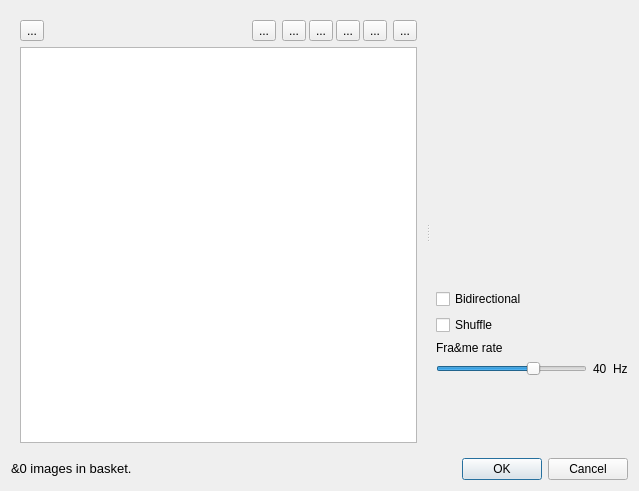
<?xml version="1.0" encoding="UTF-8"?>
<ui version="4.0">
 <class>BasketSelectionDialog</class>
 <widget class="QDialog" name="BasketSelectionDialog">
  <property name="geometry">
   <rect>
    <x>0</x>
    <y>0</y>
    <width>639</width>
    <height>491</height>
   </rect>
  </property>
  <property name="windowTitle">
   <string>GLMixer - New Basket source</string>
  </property>
  <property name="windowIcon">
   <iconset resource="../icons.qrc">
    <normaloff>:/glmixer/icons/glmixer.png</normaloff>:/glmixer/icons/glmixer.png</iconset>
  </property>
  <layout class="QVBoxLayout" name="layoutglobal">
   <item>
    <widget class="QSplitter" name="splitter">
     <property name="sizePolicy">
      <sizepolicy hsizetype="Expanding" vsizetype="Expanding">
       <horstretch>0</horstretch>
       <verstretch>0</verstretch>
      </sizepolicy>
     </property>
     <property name="orientation">
      <enum>Qt::Horizontal</enum>
     </property>
     <property name="childrenCollapsible">
      <bool>false</bool>
     </property>
     <widget class="QFrame" name="leftFrame">
      <property name="frameShape">
       <enum>QFrame::NoFrame</enum>
      </property>
      <property name="frameShadow">
       <enum>QFrame::Raised</enum>
      </property>
      <layout class="QVBoxLayout" name="leftLayout">
       <item>
        <layout class="QHBoxLayout" name="horizontalLayout">
         <item>
          <widget class="QToolButton" name="addImages">
           <property name="toolTip">
            <string>open files</string>
           </property>
           <property name="text">
            <string>...</string>
           </property>
           <property name="icon">
            <iconset resource="../icons.qrc">
             <normaloff>:/glmixer/icons/folderopen.png</normaloff>:/glmixer/icons/folderopen.png</iconset>
           </property>
           <property name="iconSize">
            <size>
             <width>24</width>
             <height>24</height>
            </size>
           </property>
          </widget>
         </item>
         <item>
          <spacer name="horizontalSpacer">
           <property name="orientation">
            <enum>Qt::Horizontal</enum>
           </property>
           <property name="sizeHint" stdset="0">
            <size>
             <width>40</width>
             <height>20</height>
            </size>
           </property>
          </spacer>
         </item>
         <item>
          <widget class="QToolButton" name="orderAlphanumeric">
           <property name="toolTip">
            <string>sort alphabetically</string>
           </property>
           <property name="text">
            <string>...</string>
           </property>
           <property name="icon">
            <iconset resource="../icons.qrc">
             <normaloff>:/glmixer/icons/orderalpha.png</normaloff>:/glmixer/icons/orderalpha.png</iconset>
           </property>
           <property name="iconSize">
            <size>
             <width>24</width>
             <height>24</height>
            </size>
           </property>
          </widget>
         </item>
         <item>
          <widget class="QWidget" name="itemActions" native="true">
           <property name="enabled">
            <bool>true</bool>
           </property>
           <layout class="QHBoxLayout" name="itemsButtonsLayout">
            <property name="spacing">
             <number>3</number>
            </property>
            <property name="leftMargin">
             <number>0</number>
            </property>
            <property name="topMargin">
             <number>0</number>
            </property>
            <property name="rightMargin">
             <number>0</number>
            </property>
            <property name="bottomMargin">
             <number>0</number>
            </property>
            <item>
             <widget class="QToolButton" name="duplicateCurrentImage">
              <property name="toolTip">
               <string>Duplicate</string>
              </property>
              <property name="text">
               <string>...</string>
              </property>
              <property name="icon">
               <iconset resource="../icons.qrc">
                <normaloff>:/glmixer/icons/edit-copy.png</normaloff>:/glmixer/icons/edit-copy.png</iconset>
              </property>
              <property name="iconSize">
               <size>
                <width>24</width>
                <height>24</height>
               </size>
              </property>
             </widget>
            </item>
            <item>
             <widget class="QToolButton" name="moveUp">
              <property name="enabled">
               <bool>true</bool>
              </property>
              <property name="toolTip">
               <string>move up</string>
              </property>
              <property name="text">
               <string>...</string>
              </property>
              <property name="icon">
               <iconset resource="../icons.qrc">
                <normaloff>:/glmixer/icons/uparrow.png</normaloff>:/glmixer/icons/uparrow.png</iconset>
              </property>
              <property name="iconSize">
               <size>
                <width>12</width>
                <height>24</height>
               </size>
              </property>
             </widget>
            </item>
            <item>
             <widget class="QToolButton" name="moveDown">
              <property name="enabled">
               <bool>true</bool>
              </property>
              <property name="toolTip">
               <string>move down</string>
              </property>
              <property name="text">
               <string>...</string>
              </property>
              <property name="icon">
               <iconset resource="../icons.qrc">
                <normaloff>:/glmixer/icons/downarrow.png</normaloff>:/glmixer/icons/downarrow.png</iconset>
              </property>
              <property name="iconSize">
               <size>
                <width>12</width>
                <height>24</height>
               </size>
              </property>
             </widget>
            </item>
            <item>
             <widget class="QToolButton" name="removeCurrentImage">
              <property name="enabled">
               <bool>true</bool>
              </property>
              <property name="toolTip">
               <string>remove</string>
              </property>
              <property name="text">
               <string>...</string>
              </property>
              <property name="icon">
               <iconset resource="../icons.qrc">
                <normaloff>:/glmixer/icons/fileclose.png</normaloff>:/glmixer/icons/fileclose.png</iconset>
              </property>
              <property name="iconSize">
               <size>
                <width>24</width>
                <height>24</height>
               </size>
              </property>
             </widget>
            </item>
           </layout>
          </widget>
         </item>
         <item>
          <widget class="QToolButton" name="clearBasket">
           <property name="toolTip">
            <string>Clear list</string>
           </property>
           <property name="text">
            <string>...</string>
           </property>
           <property name="icon">
            <iconset resource="../icons.qrc">
             <normaloff>:/glmixer/icons/clean.png</normaloff>:/glmixer/icons/clean.png</iconset>
           </property>
           <property name="iconSize">
            <size>
             <width>24</width>
             <height>24</height>
            </size>
           </property>
          </widget>
         </item>
        </layout>
       </item>
       <item>
        <widget class="QListWidget" name="basket">
         <property name="sizePolicy">
          <sizepolicy hsizetype="Expanding" vsizetype="Expanding">
           <horstretch>0</horstretch>
           <verstretch>0</verstretch>
          </sizepolicy>
         </property>
         <property name="editTriggers">
          <set>QAbstractItemView::NoEditTriggers</set>
         </property>
         <property name="dragEnabled">
          <bool>true</bool>
         </property>
         <property name="dragDropMode">
          <enum>QAbstractItemView::InternalMove</enum>
         </property>
         <property name="selectionMode">
          <enum>QAbstractItemView::ContiguousSelection</enum>
         </property>
         <property name="iconSize">
          <size>
           <width>128</width>
           <height>64</height>
          </size>
         </property>
         <property name="verticalScrollMode">
          <enum>QAbstractItemView::ScrollPerPixel</enum>
         </property>
         <property name="horizontalScrollMode">
          <enum>QAbstractItemView::ScrollPerPixel</enum>
         </property>
         <property name="spacing">
          <number>4</number>
         </property>
         <property name="uniformItemSizes">
          <bool>true</bool>
         </property>
         <property name="wordWrap">
          <bool>true</bool>
         </property>
         <property name="selectionRectVisible">
          <bool>true</bool>
         </property>
        </widget>
       </item>
      </layout>
     </widget>
     <widget class="QFrame" name="rightFrame">
      <property name="sizePolicy">
       <sizepolicy hsizetype="Expanding" vsizetype="Expanding">
        <horstretch>0</horstretch>
        <verstretch>0</verstretch>
       </sizepolicy>
      </property>
      <property name="frameShape">
       <enum>QFrame::NoFrame</enum>
      </property>
      <property name="frameShadow">
       <enum>QFrame::Raised</enum>
      </property>
      <layout class="QVBoxLayout" name="verticalLayout_4">
       <property name="leftMargin">
        <number>6</number>
       </property>
       <property name="topMargin">
        <number>0</number>
       </property>
       <property name="rightMargin">
        <number>0</number>
       </property>
       <property name="bottomMargin">
        <number>0</number>
       </property>
       <item>
        <widget class="SourceDisplayWidget" name="preview" native="true">
         <property name="sizePolicy">
          <sizepolicy hsizetype="Expanding" vsizetype="Expanding">
           <horstretch>0</horstretch>
           <verstretch>0</verstretch>
          </sizepolicy>
         </property>
         <property name="minimumSize">
          <size>
           <width>0</width>
           <height>90</height>
          </size>
         </property>
        </widget>
       </item>
       <item>
        <widget class="QCheckBox" name="bidirectional">
         <property name="text">
          <string>Bidirectional</string>
         </property>
         <property name="icon">
          <iconset resource="../icons.qrc">
           <normaloff>:/glmixer/icons/media-bidirection.png</normaloff>:/glmixer/icons/media-bidirection.png</iconset>
         </property>
         <property name="iconSize">
          <size>
           <width>24</width>
           <height>24</height>
          </size>
         </property>
        </widget>
       </item>
       <item>
        <widget class="QCheckBox" name="shuffle">
         <property name="text">
          <string>Shuffle</string>
         </property>
         <property name="icon">
          <iconset resource="../icons.qrc">
           <normaloff>:/glmixer/icons/media-shuffle.png</normaloff>:/glmixer/icons/media-shuffle.png</iconset>
         </property>
         <property name="iconSize">
          <size>
           <width>24</width>
           <height>24</height>
          </size>
         </property>
        </widget>
       </item>
       <item>
        <widget class="QLabel" name="label">
         <property name="text">
          <string>Fra&amp;me rate</string>
         </property>
        </widget>
       </item>
       <item>
        <layout class="QHBoxLayout" name="horizontalLayout_2">
         <item>
          <widget class="QSlider" name="frequencySlider">
           <property name="enabled">
            <bool>true</bool>
           </property>
           <property name="minimum">
            <number>1</number>
           </property>
           <property name="maximum">
            <number>60</number>
           </property>
           <property name="value">
            <number>40</number>
           </property>
           <property name="orientation">
            <enum>Qt::Horizontal</enum>
           </property>
          </widget>
         </item>
         <item>
          <widget class="QLabel" name="value">
           <property name="enabled">
            <bool>true</bool>
           </property>
           <property name="text">
            <string notr="true">40</string>
           </property>
          </widget>
         </item>
         <item>
          <widget class="QLabel" name="fps">
           <property name="enabled">
            <bool>true</bool>
           </property>
           <property name="text">
            <string notr="true">Hz</string>
           </property>
          </widget>
         </item>
        </layout>
       </item>
       <item>
        <widget class="SizeSelectionWidget" name="sizeselection" native="true">
         <property name="sizePolicy">
          <sizepolicy hsizetype="Expanding" vsizetype="Preferred">
           <horstretch>0</horstretch>
           <verstretch>0</verstretch>
          </sizepolicy>
         </property>
        </widget>
       </item>
       <item>
        <spacer name="verticalSpacer">
         <property name="orientation">
          <enum>Qt::Vertical</enum>
         </property>
         <property name="sizeType">
          <enum>QSizePolicy::Preferred</enum>
         </property>
         <property name="sizeHint" stdset="0">
          <size>
           <width>20</width>
           <height>70</height>
          </size>
         </property>
        </spacer>
       </item>
      </layout>
     </widget>
    </widget>
   </item>
   <item>
    <layout class="QHBoxLayout" name="horizontalLayout_3">
     <item>
      <widget class="QLabel" name="informationLabel">
       <property name="sizePolicy">
        <sizepolicy hsizetype="Expanding" vsizetype="Maximum">
         <horstretch>0</horstretch>
         <verstretch>0</verstretch>
        </sizepolicy>
       </property>
       <property name="styleSheet">
        <string notr="true">font:  10pt ;</string>
       </property>
       <property name="text">
        <string>&amp;0 images in basket.</string>
       </property>
       <property name="alignment">
        <set>Qt::AlignLeading|Qt::AlignLeft|Qt::AlignVCenter</set>
       </property>
      </widget>
     </item>
     <item>
      <widget class="QDialogButtonBox" name="buttonBox">
       <property name="orientation">
        <enum>Qt::Horizontal</enum>
       </property>
       <property name="standardButtons">
        <set>QDialogButtonBox::Cancel|QDialogButtonBox::Ok</set>
       </property>
      </widget>
     </item>
    </layout>
   </item>
  </layout>
 </widget>
 <customwidgets>
  <customwidget>
   <class>SourceDisplayWidget</class>
   <extends>QWidget</extends>
   <header>SourceDisplayWidget.h</header>
   <container>1</container>
  </customwidget>
  <customwidget>
   <class>SizeSelectionWidget</class>
   <extends>QWidget</extends>
   <header>SizeSelectionWidget.h</header>
   <container>1</container>
   <slots>
    <signal>sizeChanged()</signal>
   </slots>
  </customwidget>
 </customwidgets>
 <resources>
  <include location="../icons.qrc"/>
 </resources>
 <connections>
  <connection>
   <sender>buttonBox</sender>
   <signal>accepted()</signal>
   <receiver>BasketSelectionDialog</receiver>
   <slot>accept()</slot>
   <hints>
    <hint type="sourcelabel">
     <x>257</x>
     <y>478</y>
    </hint>
    <hint type="destinationlabel">
     <x>157</x>
     <y>274</y>
    </hint>
   </hints>
  </connection>
  <connection>
   <sender>buttonBox</sender>
   <signal>rejected()</signal>
   <receiver>BasketSelectionDialog</receiver>
   <slot>reject()</slot>
   <hints>
    <hint type="sourcelabel">
     <x>325</x>
     <y>478</y>
    </hint>
    <hint type="destinationlabel">
     <x>286</x>
     <y>274</y>
    </hint>
   </hints>
  </connection>
  <connection>
   <sender>frequencySlider</sender>
   <signal>valueChanged(int)</signal>
   <receiver>value</receiver>
   <slot>setNum(int)</slot>
   <hints>
    <hint type="sourcelabel">
     <x>500</x>
     <y>374</y>
    </hint>
    <hint type="destinationlabel">
     <x>535</x>
     <y>366</y>
    </hint>
   </hints>
  </connection>
 </connections>
</ui>
